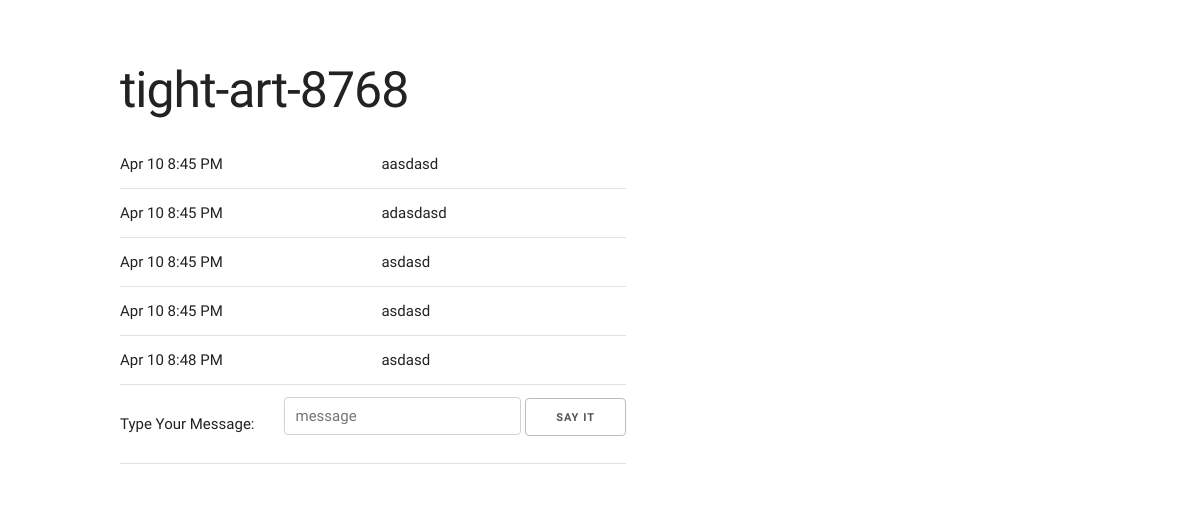
Page /tight-art-8768/ (signed in) on the committed database.
### chat/models.py (models this page shows, shortened)
@python_2_unicode_compatible
class Room(TimeStampedModel):
    title = models.CharField(_('Chat Title'), max_length=255, blank=True, null=True)
    label = models.SlugField(unique=True)

@python_2_unicode_compatible
class Message(TimeStampedModel):
    room = models.ForeignKey(Room, blank=True, null=True, related_name='messages')
    handle = models.TextField()
    message = models.TextField(_('Message'))
    timestamp = models.DateTimeField(default=timezone.now, db_index=True)
    @property
    def formatted_timestamp(self):
        return self.timestamp.strftime('%b %-d %-I:%M %p')

### chat/views.py (the view)
# urls.py: url(r'^(?P<label>[\w-]{,50})/$', views.chat_room, name='chat_room'),
@login_required
def chat_room(request, label):
    room, created = Room.objects.get_or_create(label=label)
    messages = reversed(room.messages.order_by('-timestamp')[:50])
    return render(request, "chat/room.html", {
        'room': room,
        'messages': messages,
    })

### templates/chat/room.html (shortened to what this page needs)
{% extends "base.html" %}
{% block content %}
  {% load staticfiles %}
  <h1>{{ room.label }}</h1>
  <form>
    <table id="chat">
      <tbody>
        {% for message in messages %}
          <tr>
            <td>{{ message.formatted_timestamp }}</td>
            <td>{{ message.handle }}</td>
            <td>{{ message.message }}</td>
          </tr>
        {% endfor %}
      </tbody>
      <tfoot>
      <tr>
        <td>Type Your Message:</td>
        <td colspan=2>
          <input id="message" type="text" placeholder="message">
          <input type="button" id="go" value="Say it" />
        </td>
      </tfoot>
    </table>
  </form>
{% endblock content %}

### templates/base.html (shortened to what this page needs)
<!DOCTYPE html>
<html lang="en">
<head>
  {% load staticfiles %}
  <link rel="stylesheet" href="{% static 'normalize.css' %}">
  <link rel="stylesheet" href="{% static 'skeleton.css' %}">
  <link rel="stylesheet" href="{% static 'chat.css' %}">
</head>
<body>
  <div class="section">
    <div class="container">
      {% block content %}{% endblock content %}
    </div>
  </div>
</body>
</html>

### static/skeleton.css (style rules this page uses)
.container { position: relative; width: 100%; max-width: 960px; margin: 0 auto; padding: 0 20px; box-sizing: border-box; }
@media (min-width: 400px) { .container { width: 85%; padding: 0; } }
@media (min-width: 550px) { .container { width: 80%; } }
html { font-size: 62.5%; }
body { font-size: 1.5em; line-height: 1.6; font-weight: 400; font-family: "Raleway", "HelveticaNeue", "Helvetica Neue", Helvetica, Arial, sans-serif; color: #222; }
h1, h2, h3, h4, h5, h6 { margin-top: 0; margin-bottom: 2rem; font-weight: 300; }
h1 { font-size: 4.0rem; line-height: 1.2; letter-spacing: -.1rem; }
@media (min-width: 550px) { h1 { font-size: 5.0rem; } }
.button, button, input[type="submit"], input[type="reset"], input[type="button"] { display: inline-block; height: 38px; padding: 0 30px; color: #555; text-align: center; font-size: 11px; font-weight: 600; line-height: 38px; letter-spacing: .1rem; text-transform: uppercase; text-decoration: none; white-space: nowrap; background-color: transparent; border-radius: 4px; border: 1px solid #bbb; cursor: pointer; box-sizing: border-box; }
input[type="email"], input[type="number"], input[type="search"], input[type="text"], input[type="tel"], input[type="url"], input[type="password"], textarea, select { height: 38px; padding: 6px 10px; background-color: #fff; border: 1px solid #D1D1D1; border-radius: 4px; box-shadow: none; box-sizing: border-box; }
input[type="email"], input[type="number"], input[type="search"], input[type="text"], input[type="tel"], input[type="url"], input[type="password"], textarea { -webkit-appearance: none; -moz-appearance: none; appearance: none; }
th, td { padding: 12px 15px; text-align: left; border-bottom: 1px solid #E1E1E1; }
th:first-child, td:first-child { padding-left: 0; }
th:last-child, td:last-child { padding-right: 0; }
input, textarea, select, fieldset { margin-bottom: 1.5rem; }
pre, blockquote, dl, figure, table, p, ul, ol, form { margin-bottom: 2.5rem; }
.container:after, .row:after, .u-cf { content: ""; display: table; clear: both; }

### static/chat.css (style rules this page uses)
body { padding-top: 4em; }

### rows in the picture
Room: label "tight-art-8768"
Message: formatted_timestamp "Apr 10 8:45 PM", message "aasdasd"
Message: formatted_timestamp "Apr 10 8:45 PM", message "adasdasd"
Message: formatted_timestamp "Apr 10 8:45 PM", message "asdasd"
Message: formatted_timestamp "Apr 10 8:45 PM", message "asdasd"
Message: formatted_timestamp "Apr 10 8:48 PM", message "asdasd"
